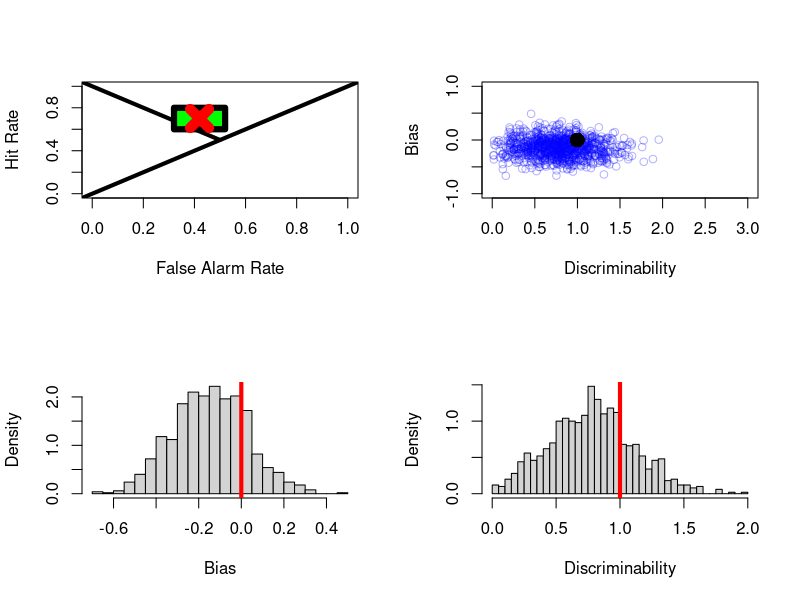

Here is the R script that generated this plot:

# key SDT function you need
raw_sdt=function(n.trials,n.signal,disc,bias){
n.noise=n.trials-n.signal  # calculate number of noise trials
mean1=0   # what is the mean of the noise distribution?
mean2=disc  # what is the mean of the signal distribution?
crit=disc/2+bias # where is the criterion?
#signal.trial=rbinom(n.trials,1,n.signal/n.trials) # just one way to generate signal.trial
signal.trial=c(rep(1,n.signal),rep(0,n.noise))  # specifies which trials are signal and which are noise
ms=(signal.trial==1)*mean2 + (signal.trial==0)*mean1  # calculate the mean of the stimulus generating distribution
stimuli=rnorm(n.trials,mean=ms,1)   # generate the "assay value" or stimulus from the representation
resp=(stimuli>crit)*1 + (stimuli<=crit)*0   # generate a response from the model
hr=mean(resp[signal.trial==1])    # calculate the hit rate
far=mean(resp[signal.trial==0])   # calculate the false alarm rate
list("stim"=signal.trial, "resp"=resp, "hr"=hr, "far"=far)
}

############################################################################### run an 'experiment'

# specify the parameters of the model here
disc=1    # discriminability
bias=0    # bias
crit=disc/2+bias  # just a reparameterization

# specify the experiment here
n.trials=100    # how many trials in the experiment?
n.signal=50     # how many of those trials are signal? (i.e., must be less than n.trials)

data=raw_sdt(n.trials,n.signal,disc,bias) # generate data

############################################################################### let's do some inference

#  set parameters, specify functions, and initialize storage objects
eps=0			  				    # tolerance threshold
tol=.1                  # acceptable window
N=1000	  						    # number of samples
theta=matrix(NA,N,2)			# declare a vector for storage (remember there are two parameters)

#rho=function(x,y) sqrt((x$hr-y$hr)^2 + (x$far-y$far)^2)			# one rho function
rho=function(x,y,tol=.1) (abs(x$hr-y$hr)>tol) + (abs(x$far-y$far)>tol)  		# another rho function

# specify bounds for bias parameter
bias.upper=1
bias.lower=-1

# specify bounds for discriminability parameter
disc.upper=4
disc.lower=0

##############################################  run Algorithm 1 

for(i in 1:N){						# loop over particles
  d=eps+1						# initialize d to be greater than tolerance threshold
  while(d>eps) {					# continue proposal generation until tolerance condition is satisfied
    theta.1=runif(1,bias.lower,bias.upper)			# sample from prior
    theta.2=runif(1,disc.lower,disc.upper)  		# sample from prior
    x=raw_sdt(n.trials,n.signal,disc=theta.2,theta.1)				# simulate data
    d=rho(data,x,tol)					# compute distance
  }
  theta[i,]=c(theta.1,theta.2)					# store the accepted value
  if(i%%100==0)print(paste("Simulation ",round(i/N*100),"% Complete.",sep=""))
}

############################################################################### plotting

lwd=4
breaks=30

par(mfrow=c(2,2),cex=1)

far=data$far
hr=data$hr
plot(NA,xlim=c(0,1),ylim=c(0,1),xlab="False Alarm Rate", ylab="Hit Rate")
abline(0,1,lwd=lwd)
lines(c(.5,-1),c(.5,2),lwd=lwd)
xleft=far-tol
xright=far+tol
ybottom=hr-tol
ytop=hr+tol
rect(xleft,ybottom,xright,ytop,lwd=6,col="green")
points(far,hr,pch=4,cex=2.5,lwd=10,col="red")

plot(NA,xlim=c(0,3),ylim=c(-1,1),xlab="Discriminability", ylab="Bias")
points(theta[,2],theta[,1],col=rgb(0,0,1,.3))
points(disc,crit-disc/2,pch=16,cex=2)

hist(theta[,1],main="",xlab="Bias",ylab="Density",breaks=breaks,prob=TRUE)
abline(v=crit-disc/2,lwd=lwd,col="red")

hist(theta[,2],main="",xlab="Discriminability",ylab="Density",breaks=breaks,prob=TRUE)
abline(v=disc,lwd=lwd,col="red")
